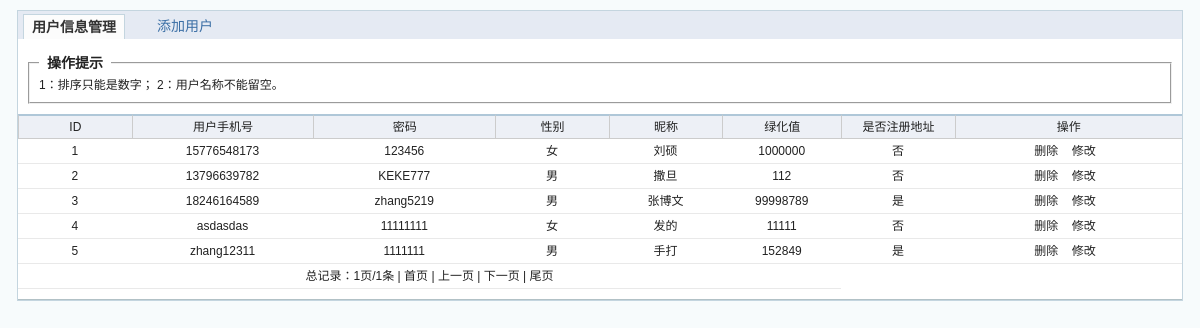
Screenshot of /jyzfz_admin/user.inc.php with the database file from the repository.
### tables this page shows
CREATE TABLE `lo_user` (
  `id` int(10) NOT NULL AUTO_INCREMENT,
  `name` varchar(20) DEFAULT NULL,
  `pwd` varchar(20) DEFAULT NULL,
  `sex` varchar(3) DEFAULT NULL,
  `nickname` varchar(20) DEFAULT NULL,
  `point` varchar(10) DEFAULT NULL,
  `isadd` varchar(3) DEFAULT NULL,
  PRIMARY KEY (`id`)
);

### includes/MyDb.php (called while the page is built, shortened)
<?php
class MyDb
{
    public function __construct($dbname,$host="qdm190234501.my3w.com",$user="qdm190234501",$pwd="zfz666666",$charset="SET NAMES UTF8")
    {
        $this->dbname = $dbname;
        $this->host = $host;
        $this->user = $user;
        $this->pwd = $pwd;
        $this->charset = $charset;
    }
    public function query($sql)
    {
        return @mysql_query($sql);
    }
    public function fetch($res)
    {
        return @mysql_fetch_array($res);
    }
    public function get_all($tablename,$where="",$column="*",$order="",$limit="",$join="",$group="")
    {
       $res =  $this->select_num($tablename,$where,$column,$order,$join,$limit,$group);
       $arr = array();
        while($row = $this->fetch($res)){
            $arr[] = $row;
        }
        return $arr;
    }
    private  function getTableName($tableName,$tablePrifx="lo_")
    {
        return $tablePrifx.$tableName;
    }
    public function select_num($tablename,$where="",$column="*",$order=null,$join=null,$limit=null,$group=null)
    {
        $tablename = self::getTableName($tablename);
        $sql = "select {$column}  from {$tablename}";
        if($order){
            $sql.=" order by {$order}";
        }
        if($limit){
            $sql.=" limit {$limit}";
        }
        return $this->query($sql);
    }
}

### includes/init.php (called while the page is built, shortened)
<?php
include(ROOT."includes/MyDb.php");
$Db = new MyDb("qdm190234501_db");

### jyzfz_admin/user.inc.php (the view, shortened to what this page needs)
<?php
include( "../includes/init.php" );
include( '../includes/page.php' );
?>
<!DOCTYPE html PUBLIC "-//W3C//DTD XHTML 1.0 Transitional//EN" "http://www.w3.org/TR/xhtml1/DTD/xhtml1-transitional.dtd">
<html xmlns="http://www.w3.org/1999/xhtml">
<head>
	<link rel="stylesheet" type="text/css" href="css/style.css"/>
</head>
<body>
	<div id="wrap">
		<div class="tab">
			<ul>
				<li><a href="user.inc.php" class="on">用户信息管理</a>
				</li>
				<li><a href="user.add.php">添加用户</a>
				</li>
			</ul>
		</div>
		<div class="main">
			<fieldset>
				<legend>操作提示</legend>
				1：排序只能是数字； 2：用户名称不能留空。<span id="er"></span>
			</fieldset>
			<table cellspacing="0" class="datalist" id="list" width="98%">
				<tr>
					<th width="5%">ID</th>
					<th width="8%"> 用户手机号 </th>
					<th width="8%"> 密码 </th>
					<th width="5%">性别</th>
					<th width="5%">昵称</th>
					<th width="5%">绿化值</th>
					<th width="5%">是否注册地址</th>
					<th width="10%">操作</th>
				</tr>
				<?php
				$arr = $Db->get_all( "user", "", "*", "id desc", $limit_first );
				$temp = 0;
				foreach ( $arr as $row ) {
					$temp++;
					?>
				<tr onMouseOver="this.style.backgroundColor='#79D3FF'" onMouseOut="this.style.backgroundColor='#fff'">
					<td align="center">
						<?php echo $temp?>
					</td>
					<td align="center">
						<?php echo $row['name']?>
					</td>
					<td align="center">
						<?php echo $row['pwd']?>
					</td>
					<td align="center">
						<?php echo $row['sex']?>
					</td>
					<td align="center">
						<?php echo $row['nickname']?>
					</td>
					<td align="center">
						<?php echo $row['point']?>
					</td>
					<td align="center">
						<?php echo $row['isadd']?>
					</td>
					<td align="center">
						<a onclick="return confirm('确定删除?')" href="user_check.php?id=<?php echo $row['id']?>&amp;action=del">删除</a> &nbsp;&nbsp;
						<a href="user.edit.php?id=<?php echo $row['id']?>" title="修改密码" class="thickbox">修改</a> &nbsp;</td>
				</tr>
				<?php
				}
				?>
				<tr>
					<td colspan="6" align="center">
						<?php echo $pagenav?>
					</td>
				</tr>
			</table>
		</div>
	</div>
</body>
</html>

### jyzfz_admin/css/style.css (style rules this page uses)
body { text-align:center;margin:0 auto;background:rgb(247,251,252);font-family:"宋体",Arial, Helvetica, sans-serif }
body,table,td,th,ul,li { font-size:12px;line-height:150%; color:#222222 }
body { background:rgb(247,251,252); }
a { color:#3A6EA5;text-decoration:none; }
ul, li , dl, dt, dd, form { margin:0;padding:0;list-style:none; }
fieldset { margin:10px;position:relative }
legend { font-weight:bold;font-size:14px;padding:0 8px; }
#wrap { margin:10px auto; margin-bottom:0px; border:1px #C4D5DF solid;background:#FFF; width:97%; }
.tab { width:100%;height:28px;overflow:hidden;background:#e5eaf3 }
.tab ul { width:100%;height:28px;overflow:hidden;background:url(../../jyzfz_admin/images/tab_bg.gif) bottom repeat-x; }
.tab ul li { float:left;margin:3px 5px;font-size:14px }
.tab ul li a { display:block;width:100px;height:24px;line-height:24px; }
.tab ul li a.on { background:#fcfcfc;color:#333;font-weight:bold;border:1px solid #C4D5DF;border-bottom:none;border-bottom:none;position:relative;z-index:10;bottom:0px; }
.main { border-bottom:1px #B2C1C6 solid; overflow:hidden;padding:5px 0;text-align:left; bottom:0px }
.datalist { width:100%; margin:5px 0px; overflow:hidden }
.datalist th { border-top:2px solid #afc7d8;background:#edf0f6;font-weight:normal;border-bottom:1px solid #ccc;border-left:1px solid #ccc;text-align:center;padding:2px; }
.datalist td { font-size:12px;padding:2px 5px;border-bottom:1px solid #e9e9e9; line-height:20px }
.datalist td a { color:#222222 }

### rows the page displays
lo_user: name "15776548173", pwd "123456", sex "女", nickname "刘硕", point "1000000", isadd "否"
lo_user: name "13796639782", pwd "KEKE777", sex "男", nickname "撒旦", point "112", isadd "否"
lo_user: name "18246164589", pwd "zhang5219", sex "男", nickname "张博文", point "99998789", isadd "是"
lo_user: name "asdasdas", pwd "11111111", sex "女", nickname "发的", point "11111", isadd "否"
lo_user: name "zhang12311", pwd "1111111", sex "男", nickname "手打", point "152849", isadd "是"

### other values shown
$pagenav "总记录：1页/1条 |"
